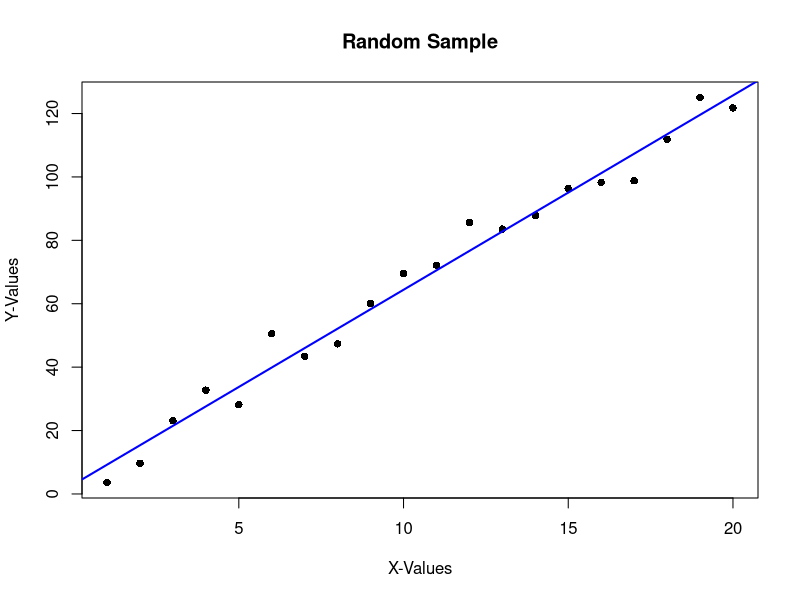
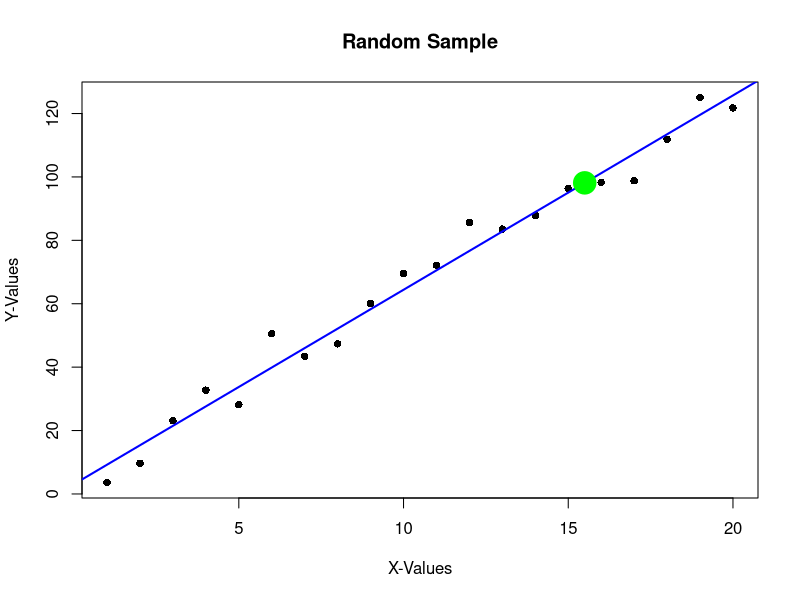
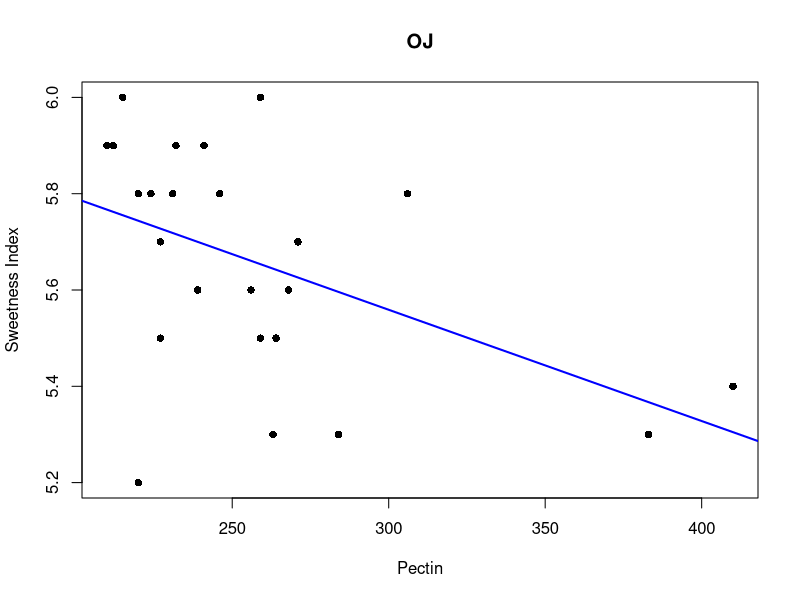
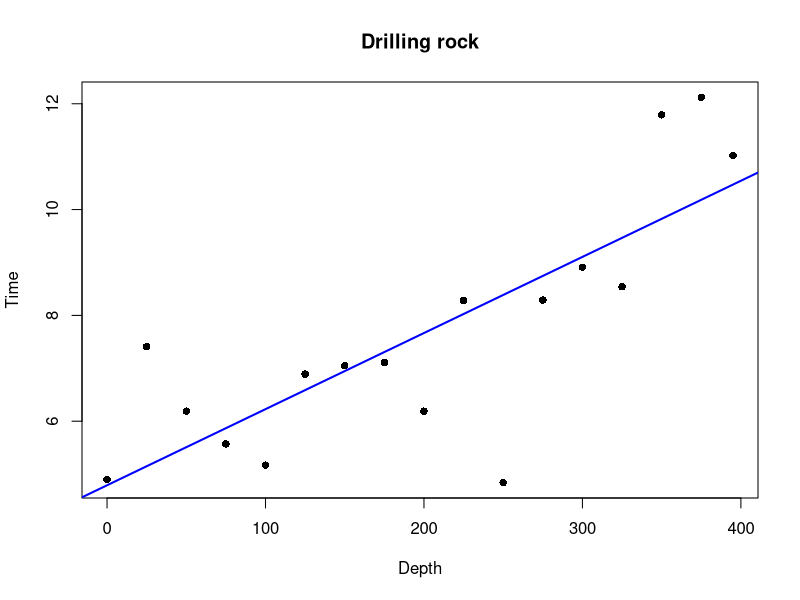
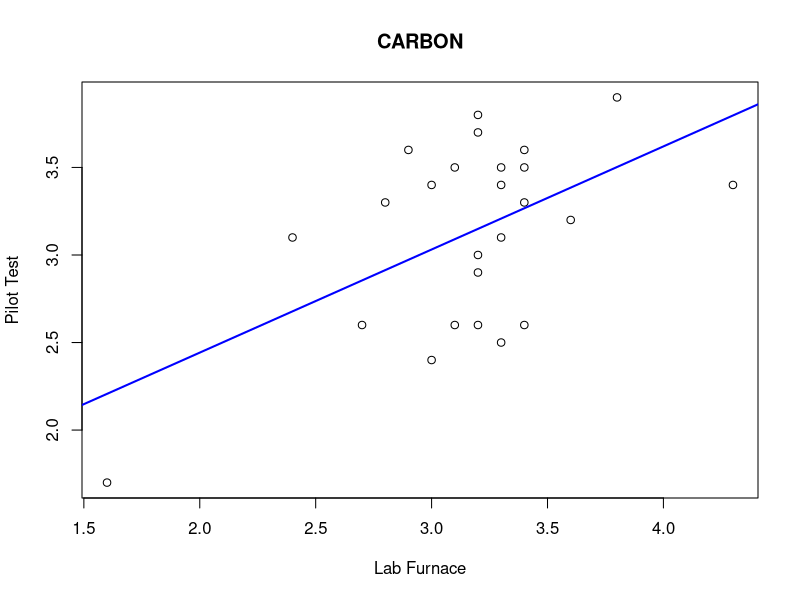

Write R code to recreate these figures, in order.
## ---- chunk 1
knitr::opts_chunk$set(echo = TRUE)
## ---- chunk 2
getwd()
## ---- chunk 3
mylsq=function(x,y){
  ssxx=sum((x-mean(x))^2 )
  ssxy=sum((x-mean(x))*(y-mean(y)))
  b1hat=ssxy/ssxx
  b0hat=mean(y)-b1hat*mean(x)
    return(list(b0hat=b0hat,b1hat=b1hat))
}
## ---- chunk 4
x=1:20
set.seed(29);y=4+6*x + rnorm(20,0,5)
line = mylsq(x=x,y=y)
plot(y~x, pch = 16, xlab = "X-Values", ylab = "Y-Values", main = "Random Sample")
abline(line$b0hat, line$b1hat, lwd = 2, col = "Blue")
## ---- chunk 5
line$b0hat
## ---- chunk 6
line$b1hat
## ---- chunk 7
slr=lm(y~x); summary(slr)$coefficients
## ---- chunk 8
mypred = function(x, b0hat, b1hat){
  y=b0hat+b1hat*x
  y
}
plot(y~x, pch = 16, xlab = "X-Values", ylab = "Y-Values", main = "Random Sample")
abline(line$b0hat, line$b1hat, lwd = 2, col = "Blue")
points(x=15.5,y=mypred(15.5, line$b0hat, line$b1hat), cex=3 ,col="Green",pch=19)
## ---- chunk 9
oj = read.csv("OJUICE.csv")
line = mylsq(x = oj$Pectin, y = oj$SweetIndex)
plot(oj$SweetIndex~oj$Pectin, pch = 16, ylab = "Sweetness Index", xlab = "Pectin", main = "OJ")
abline(line$b0hat, line$b1hat, lwd = 2, col = "Blue")
## ---- chunk 10
line$b0hat
## ---- chunk 11
line$b1hat
## ---- chunk 12
mypred(300, line$b0hat, line$b1hat)
## ---- chunk 13
rock = read.csv("DRILLROCK.csv")
line = mylsq(x = rock$DEPTH, y = rock$TIME)
plot(rock$TIME~rock$DEPTH, pch = 16, ylab = "Time", xlab = "Depth", main = "Drilling rock")
abline(line$b0hat, line$b1hat, lwd = 2, col = "Blue")
## ---- chunk 14
line$b0hat
## ---- chunk 15
line$b1hat
## ---- chunk 16
mysq=function(x,y){
  n=length(x)
  ssxx=sum((x-mean(x))^2 )
  ssxy=sum((x-mean(x))*(y-mean(y)))
  b1hat=ssxy/ssxx
  b0hat=mean(y)-b1hat*mean(x)
  yhat=b0hat+b1hat*x
  ssr=sum((y-yhat)^2)
  sq= ssr/(n-2)
  return(list(b1hat = b1hat, b0hat = b0hat, ssr=ssr,sq=sq, yhat=yhat))
}
x=1:20
set.seed(29);y=4+6*x + rnorm(20,0,5)
line = mysq(x=x,y=y)
line$sq
## ---- chunk 17
line$sq - var(slr$residuals)
## ---- chunk 18
carb = read.csv("CARBON.csv")
line = mysq(carb$LabFurnace, carb$PilotPlant)
plot(carb$PilotPlant~carb$LabFurnace, ylab = "Pilot Test", xlab = "Lab Furnace", main = "CARBON")
abline(line$b0hat, line$b1hat, lwd = 2, col = "Blue")
## ---- chunk 19
line$ssr
## ---- chunk 20
line$sq
## ---- chunk 21
sqrt(line$sq)
